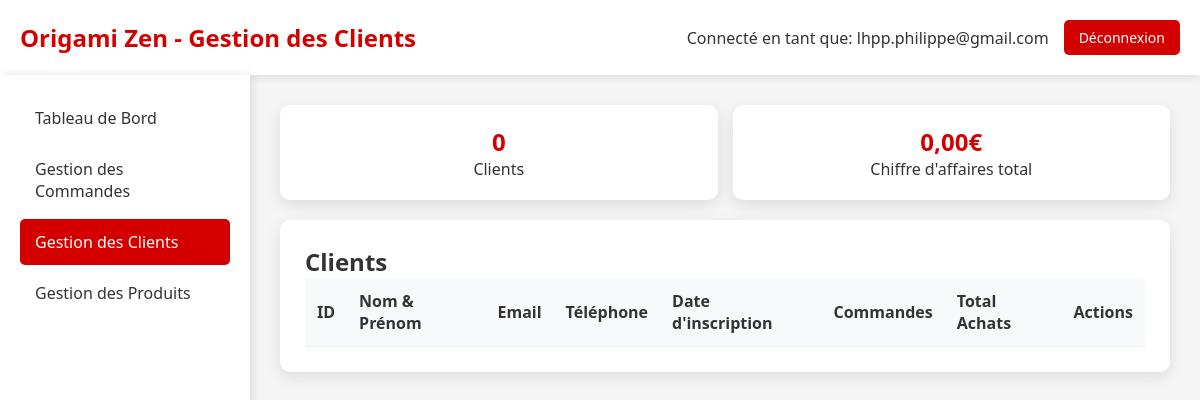
The page /admin_clients.php (signed in) on the database as committed earlier.
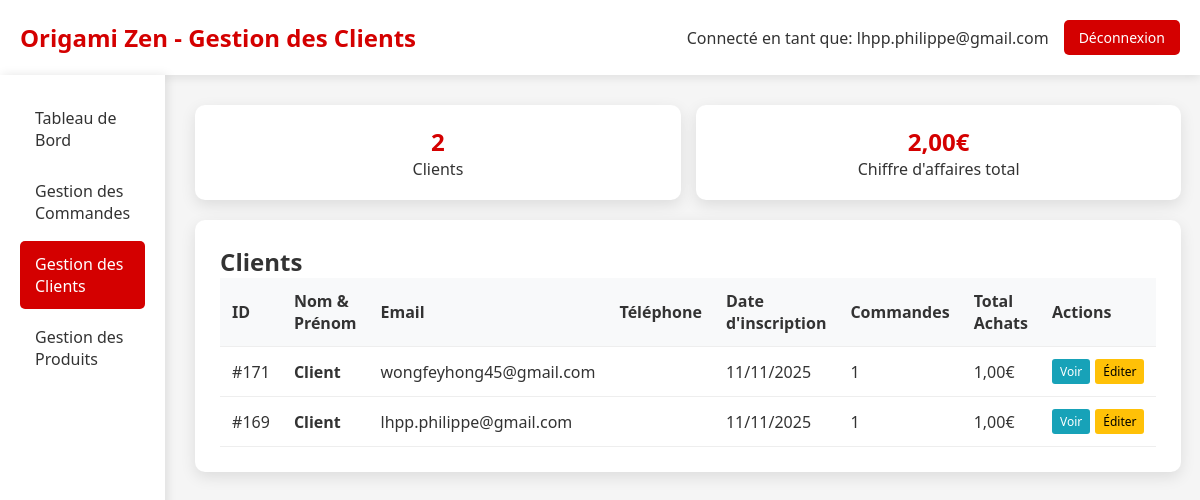
The same page on the database as committed later.
### tables this page shows
CREATE TABLE IF NOT EXISTS `client` (
  `idClient` bigint NOT NULL AUTO_INCREMENT,
  `email` varchar(50) NOT NULL,
  `motDePasse` varchar(255) NOT NULL,
  `nom` varchar(50) DEFAULT NULL,
  `prenom` varchar(50) DEFAULT NULL,
  `telephone` varchar(20) DEFAULT NULL,
  `email_confirme` tinyint(1) DEFAULT '0',
  `token_confirmation` varchar(64) DEFAULT NULL,
  `token_expires` datetime DEFAULT NULL,
  `type` enum('temporaire','permanent') DEFAULT 'temporaire',
  `date_creation` datetime DEFAULT CURRENT_TIMESTAMP,
  `session_id` varchar(128) DEFAULT NULL,
  PRIMARY KEY (`idClient`),
  KEY `idx_client_type` (`type`),
  KEY `idx_client_session` (`session_id`),
  KEY `idx_client_date` (`date_creation`)
);

### admin_clients.php (the view, shortened to what this page needs)
<?php
$host = 'localhost';
$dbname = 'origami';
$username = 'root';
$password = '';
try {
    $pdo = new PDO("mysql:host=$host;dbname=$dbname;charset=utf8", $username, $password);
    $pdo->setAttribute(PDO::ATTR_ERRMODE, PDO::ERRMODE_EXCEPTION);
    $stmt = $pdo->query("
        SELECT c.idClient, c.email, c.nom, c.prenom, c.telephone, c.date_creation,
               COUNT(cmd.idCommande) as nb_commandes,
               COALESCE(SUM(cmd.montantTotal), 0) as total_achats
        FROM Client c
        LEFT JOIN Commande cmd ON c.idClient = cmd.idClient
        WHERE c.type = 'permanent' OR (c.type IS NULL AND c.email NOT LIKE 'temp_%@origamizen.fr')
        GROUP BY c.idClient
        ORDER BY c.date_creation DESC
    ");
    $clients = $stmt->fetchAll(PDO::FETCH_ASSOC);
} catch (PDOException $e) {
    die("Erreur de connexion à la base de données: " . $e->getMessage());
}
?>
<!DOCTYPE html>
<html lang="fr">
<head>
</head>
<body>
    <div class="header">
        <div class="logo">
            <h1>Origami Zen - Gestion des Clients</h1>
        </div>
        <div class="admin-info">
            <span>Connecté en tant que: <?= htmlspecialchars($_SESSION['admin_email']) ?></span>
            <a href="admin_dashboard.php?logout=1" class="btn-logout">Déconnexion</a>
        </div>
    </div>
    <div class="container">
        <div class="sidebar">
            <a href="admin_dashboard.php" class="nav-item">Tableau de Bord</a>
            <a href="admin_commandes.php" class="nav-item">Gestion des Commandes</a>
            <a href="admin_clients.php" class="nav-item active">Gestion des Clients</a>
            <a href="admin_produits.php" class="nav-item">Gestion des Produits</a>
        </div>
        <div class="main-content">
            <div class="client-stats">
                <div class="stat-card">
                    <div class="stat-number"><?= count($clients) ?></div>
                    <div>Clients</div>
                </div>
                <div class="stat-card">
                    <div class="stat-number">
                        <?= number_format(array_sum(array_column($clients, 'total_achats')), 2, ',', ' ') ?>€
                    </div>
                    <div>Chiffre d'affaires total</div>
                </div>
            </div>
            <div class="section">
                <h2>Clients</h2>
                <table>
                    <thead>
                        <tr>
                            <th>ID</th>
                            <th>Nom & Prénom</th>
                            <th>Email</th>
                            <th>Téléphone</th>
                            <th>Date d'inscription</th>
                            <th>Commandes</th>
                            <th>Total Achats</th>
                            <th>Actions</th>
                        </tr>
                    </thead>
                    <tbody>
                        <?php foreach ($clients as $client): ?>
                        <tr>
                            <td>#<?= $client['idClient'] ?></td>
                            <td>
                                <strong><?= htmlspecialchars($client['prenom'] . ' ' . $client['nom']) ?></strong>
                            </td>
                            <td><?= htmlspecialchars($client['email']) ?></td>
                            <td><?= htmlspecialchars($client['telephone'] ?? 'Non renseigné') ?></td>
                            <td><?= date('d/m/Y', strtotime($client['date_creation'])) ?></td>
                            <td><?= $client['nb_commandes'] ?></td>
                            <td><?= number_format($client['total_achats'], 2, ',', ' ') ?>€</td>
                            <td>
                                <div class="client-actions">
                                    <a href="admin_client_detail.php?id=<?= $client['idClient'] ?>" class="btn-view">Voir</a>
                                    <a href="admin_client_edit.php?id=<?= $client['idClient'] ?>" class="btn-edit">Éditer</a>
                                </div>
                            </td>
                        </tr>
                        <?php endforeach; ?>
                    </tbody>
                </table>
            </div>
        </div>
    </div>
</body>
</html>

Rows that differ between the two databases and show on the page:
added client: idClient "171", prenom+nom "Client", email "wongfeyhong45@gmail.com", date_creation "11/11/2025", nb_commandes "1", total_achats "1,00"
added client: idClient "169", prenom+nom "Client", email "lhpp.philippe@gmail.com", date_creation "11/11/2025", nb_commandes "1", total_achats "1,00"
Other text that changed with them:
count($clients): "0" → "2"
array_sum(array_column($clients, 'total_achats')): "0,00" → "2,00"
